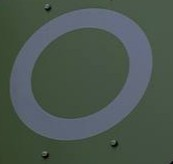
#> input picture Obrazky/ObrazkyJPEG/VyrezyAleboSegmentyObrazkuJPEG/zelenaZnackaVyrez.jpg, 173 x 164 px
$ python realPhotoGrayscaleHiistogram.py
#> lines starting #> are read from the running program, lines starting #| are printed output that depends on the picture
import cv2
import matplotlib.pyplot as plt


# Load in grayscale mode
# ObrazkyJPEG = cv2.imread('../ObrazkyJPEG/zelenaZnacka.jpg', cv2.IMREAD_GRAYSCALE)
# image = cv2.imread('../ObrazkyJPEG/modraZnacka.jpg', cv2.IMREAD_GRAYSCALE)
# ObrazkyJPEG = cv2.imread('../ObrazkyJPEG/budova.jpg', cv2.IMREAD_GRAYSCALE)
image = cv2.imread('../Obrazky/ObrazkyJPEG/VyrezyAleboSegmentyObrazkuJPEG/zelenaZnackaVyrez.jpg', cv2.IMREAD_GRAYSCALE)
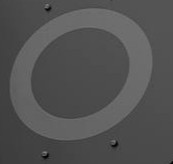
#> image: shape (164, 173); min 0, max 130, mean 82.4

# Show
plt.figure(figsize=(10, 4))

plt.subplot(1, 2, 1)
plt.title("Grayscale Obrázok")
plt.imshow(image, cmap='gray')
plt.axis('off')

# Show the Histogram
plt.subplot(1, 2, 2)
plt.title("Grayscale Histogram")
plt.hist(image.ravel(), bins=256, range=(0, 256), color='gray')
plt.xlabel("Hodnoty intenzity pixelov")
plt.ylabel("Počet pixlov tejto hodnoty")


plt.tight_layout()
plt.show()
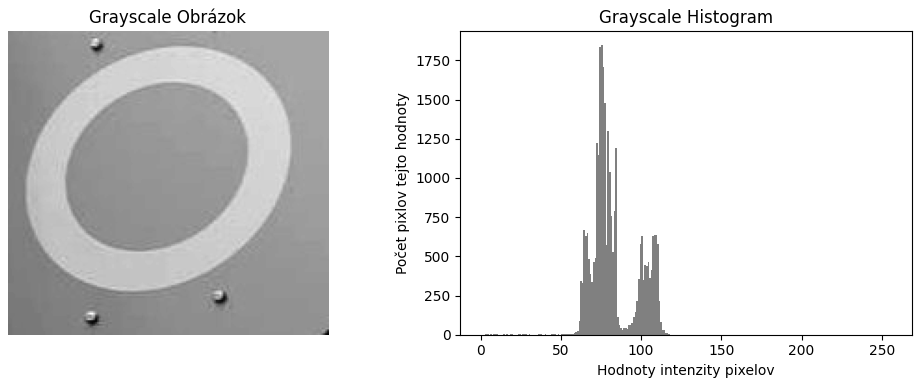
#> figure drawn by matplotlib, 2 panels; panel 2: tallest bar 1846 high, from x = 75 to 76

$ run again, with Obrazky/ObrazkyJPEG/modraZnacka.jpg copied over Obrazky/ObrazkyJPEG/VyrezyAleboSegmentyObrazkuJPEG/zelenaZnackaVyrez.jpg
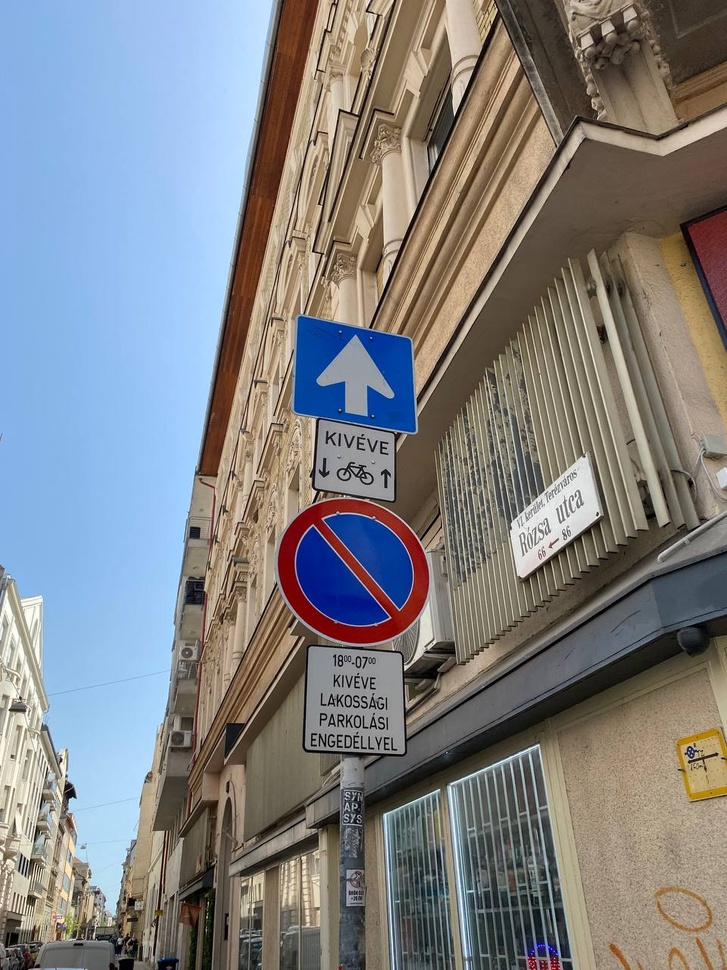
#> input picture Obrazky/ObrazkyJPEG/modraZnacka.jpg, 727 x 970 px, shrunk from 960 x 1280 before the run
#> `image = cv2.imread('../Obrazky/ObrazkyJPEG/VyrezyAleboSegmentyObrazkuJ..`:
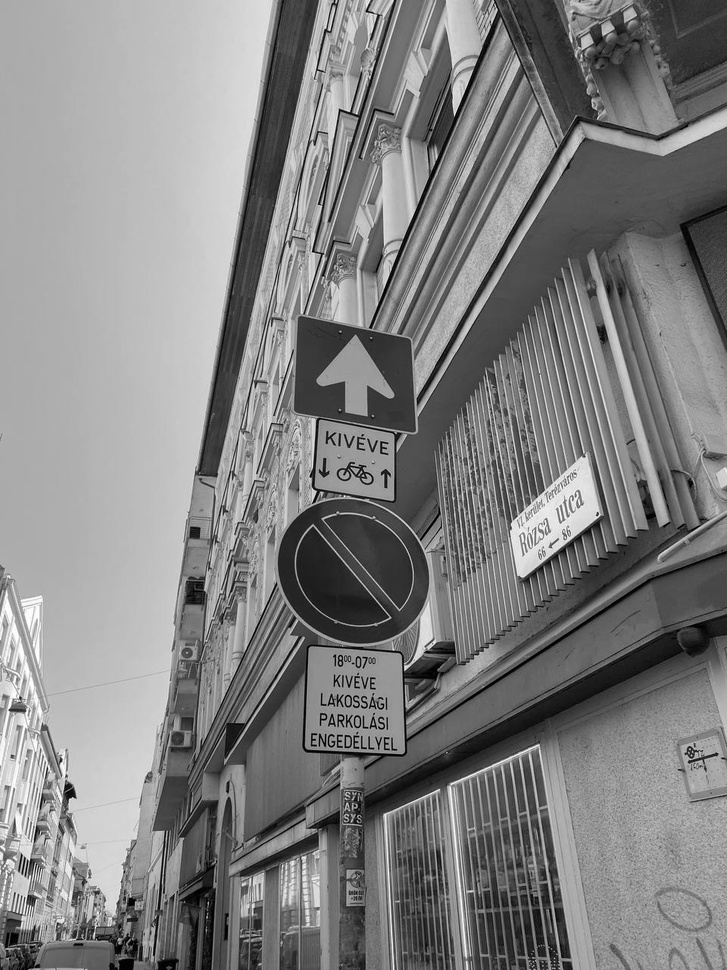
#> image: shape (970, 727); min 0, max 255, mean 129.7
#> `plt.show()`:
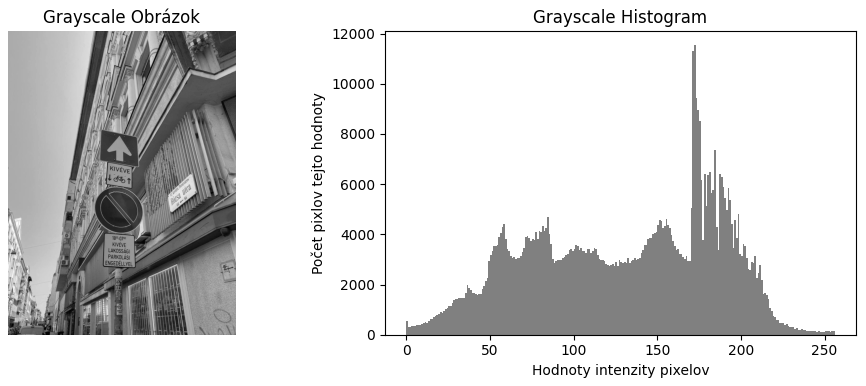
#> figure drawn by matplotlib, 2 panels; panel 2: tallest bar 11534 high, from x = 172 to 173
